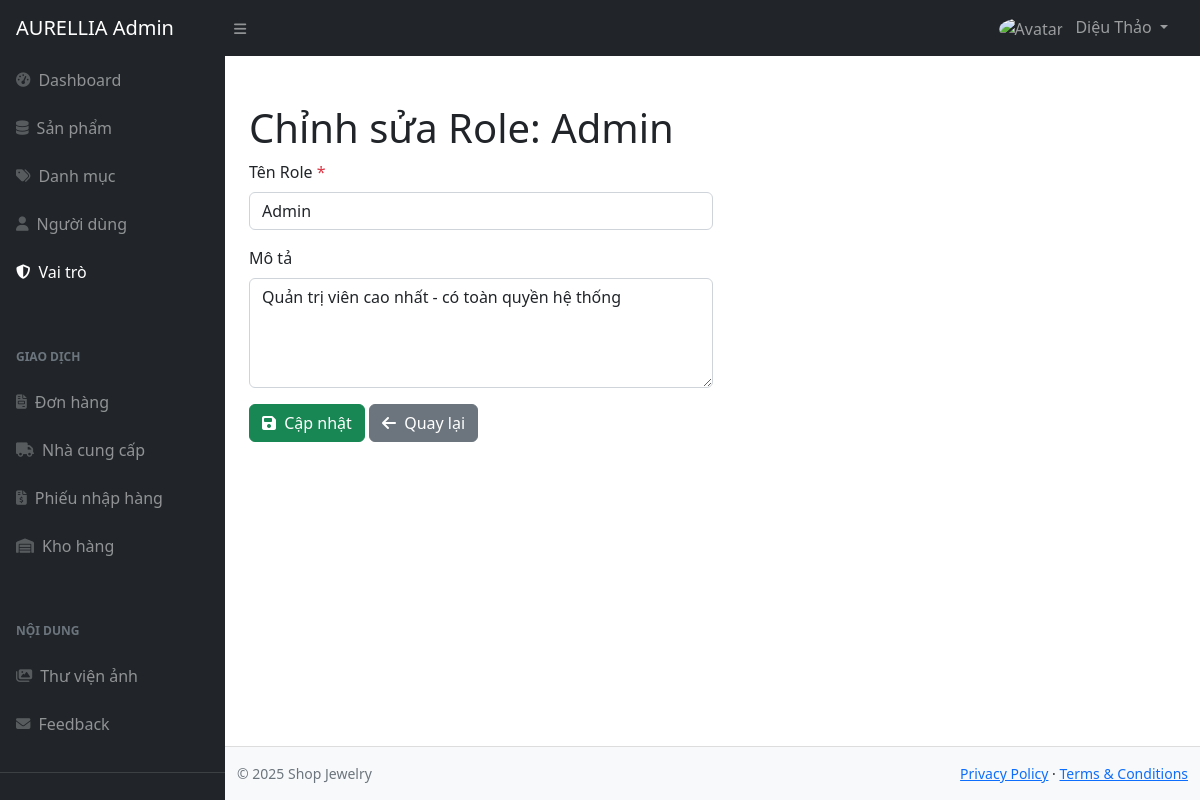
Screenshot of /admin/index.php?act=role-edit&id=1 (signed in) with the database file from the repository.
### tables this page shows
CREATE TABLE `role` (
  `id` int(11) NOT NULL,
  `name` varchar(100) NOT NULL,
  `description` text DEFAULT NULL,
  `isDeleted` tinyint(4) DEFAULT 0,
  `created_at` timestamp NOT NULL DEFAULT current_timestamp()
);

### admin/controllers/RoleController.php (called while the page is built, shortened)
<?php
require_once __DIR__ . '/../models/RoleModel.php';
class RoleController {
    private $model;
    public function __construct($conn) {
        $this->model = new RoleModel($conn);
    }
    public function edit() {
        $id = $_GET['id'] ?? 0;
        $role = $this->model->getRoleById($id);
        include "layouts/main.php";
    }
}
?>

### admin/models/RoleModel.php (called while the page is built, shortened)
<?php
class RoleModel {
    private $conn;
    public function __construct($conn) {
        $this->conn = $conn;
    }
    public function getRoleById($id) {
        $stmt = $this->conn->prepare("SELECT * FROM role WHERE id = ? AND isDeleted = 0");
        $stmt->bind_param("i", $id);
        $stmt->execute();
        $result = $stmt->get_result();
        return $result->fetch_assoc();
    }
}
?>

### admin/views/roles/edit.php (the view, shortened to what this page needs)
<h1 class="mt-4">Chỉnh sửa Role: <?= htmlspecialchars($role['name']) ?></h1>
<form action="index.php?act=role-update" method="POST" class="w-50">
    <div class="mb-3">
        <label class="form-label">Tên Role <span class="text-danger">*</span></label>
        <input type="text" name="name" class="form-control" value="<?= htmlspecialchars($role['name']) ?>" required>
    </div>
    <div class="mb-3">
        <label class="form-label">Mô tả</label>
        <textarea name="description" class="form-control" rows="4"><?= htmlspecialchars($role['description'] ?? '') ?></textarea>
    </div>
    <button type="submit" class="btn btn-success">
        <i class="fas fa-save me-1"></i> Cập nhật
    </button>
    <a href="index.php?act=role" class="btn btn-secondary">
        <i class="fas fa-arrow-left me-1"></i> Quay lại
    </a>
</form>

### rows the page displays
role: name "Admin", description "Quản trị viên cao nhất - có toàn quyền hệ thống"

### other values shown
$adminName "Diệu Thảo"
